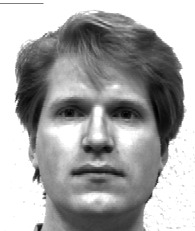
#> input picture Computer Vision/Face recognition with eigenface/Face dataset/Training/subject01.normal.jpg, 195 x 231 px; its folder holds only this picture in this run
$ jupyter execute --allow-errors p2.ipynb
#> lines starting #> are read from the running program, lines starting #| are printed output that depends on the picture
# Project 2 - Face Recognition

Mengxi Wu - mw4355
Qi Yin - qy652

## Set up the environment

[cell 1]
import matplotlib.pyplot as plt
import matplotlib.image as mpimg
from PIL import Image
import numpy as np

import os
import cv2

## Load Image Data From directory

[cell 2]
# read images
faces_train = [] # store all train image data
faces_test = [] # store all test image data

train_dir ="Face dataset/Training"
test_dir ="Face dataset/Testing"

# this function is for read image,the input is directory name
def read_directory(directory_name):
#> called with directory_name = 'Face dataset/Training'
    images = []
    # this loop is for read each image in this foder,directory_name is the foder name with images.
    for filename in os.listdir(r"./"+directory_name):
        #print(filename) #just for test
        #img is used to store the image data
        img = cv2.imread(directory_name + "/" + filename)
#> img is the input picture: shape (231, 195, 3); min 0, max 255, mean 166.9
        images.append(img)
    return images

faces_train = read_directory(train_dir)
#> faces_train = 1 item
#> (the rest of this cell did not finish here and is left out)



## check the size of image
print(f"The size of Training dataset is: {len(faces_train)} ")
print(f"The size of Test dataset is: {len(faces_test)} ")
print(f"The shape of image is: {faces_train[0].shape} ")


# use matplotlib to display images
for faces in [faces_train, faces_test]:
    plt.figure(figsize=(20,10))
    for i in range(1,len(faces)+1):
        plt.subplot(2,8,i)
        plt.imshow(faces[i-1])
        plt.xticks([])
        plt.yticks([])
    plt.show()

[cell 3]
print(faces_train[0][145][123])
#| [227 227 227]

## Preprocess Dataset

[cell 4]
# prepocess training dataset
faces_train_p = np.array(faces_train) # (8, 231, 195, 3)
n_samples, h, w, _ = faces_train_p.shape
#> n_samples = 1; h = 231; w = 195
npix = h*w
#> npix = 45045
faces_train_p = faces_train_p[:,:,:,0] # (8,231,195)
faces_train_p = faces_train_p.reshape(n_samples, npix) # (8,45045)


def plt_face(x):
    global h,w
    plt.imshow(x.reshape((h, w)), cmap=plt.cm.gray)
    plt.xticks([])

plt.figure(figsize=(10,5))
for i in range(n_samples):
    plt.subplot(2,4,i+1)
    plt_face(faces_train_p[i])
plt.show()
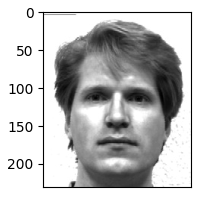
#> figure drawn by matplotlib, 1 panel

# preprocess test data
faces_test_p = np.array(faces_test) # (4, 231, 195, 3)
#> (the rest of this cell did not finish here and is left out)

[cell 5]
# compute mean face
mean_face = faces_train_p.mean(axis=0)
#print(f"The size of mean face is {mean_face.shape}")
mean_face = mean_face.reshape(-1,1).transpose()
print(f"The shape of mean face is {mean_face.shape}")
#| The shape of mean face is (1, 45045)
print(mean_face)
#> (printed output is left out)
# print mean face
plt_face(mean_face)
plt.savefig("Mean_face.jpg")
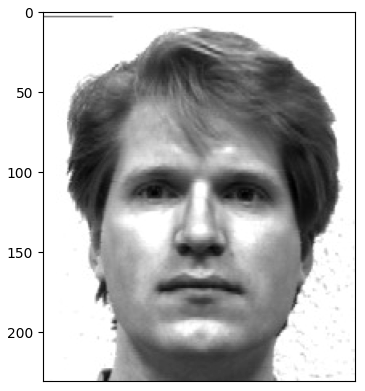
#> figure drawn by matplotlib, 1 panel
plt.show()

## Implment Eigenface algorithm
${M}$ -> # faces
${N^2}$ -> # pixels a face
${A = N^2 \times M}$ put all training faces into a single matrix
1. Form covairance maatrix ${C= AA^T}$, ${C}$ has dimension ${N^2 \times N^2}$
2. Form ${L = A^TA}$, ${L}$ has dimension of ${M \times M}$
3. Put eigenvectors of ${L}$ into a single matrix ${V}$
4. The ${M}$ largest eigenvectors of ${C}$ can be found by ${U = AV}$.
    ${U}$ then contains ${M}$ eigenfaces and has dimension ${N^2 \times M}$
5. Each Training face can then be projected onto the face space to obtain its eigenface coefficients
$$ \Omega_i = U^T \vec{R_i} \ \ for\ i= 1\ to\ M$$

[cell 6]
# subject mean face
faces_train_centered = faces_train_p - mean_face # equals A.T

# construct L matrix
L = np.dot(faces_train_centered, faces_train_centered.transpose())
#> L = [0]

# eigen decomposition get eigenvetor of L
eigenvalue, V= np.linalg.eig(L) # equals V
#> eigenvalue = [0]; V = [1]
U = np.dot(faces_train_centered.transpose(), V)

print(f'The size of processed traning dataset A is {faces_train_centered.transpose().shape}')
#| The size of processed traning dataset A is (45045, 1)
print(f'The size of L is {L.shape}')
#| The size of L is (1, 1)
print(f'The size of V is {V.shape}')
#| The size of V is (1, 1)
print(f'The size of eigenvector of C is <=> U.shape =  {U.shape}')
#| The size of eigenvector of C is <=> U.shape =  (45045, 1)
print(U)
#> (printed output is left out)

[cell 7]
# display 8 eigenvectors
def plt_face(x):
    global h,w
    plt.imshow(x.reshape((h, w)), cmap=plt.cm.gray)
    plt.xticks([])

plt.figure(figsize=(10,5))
nplt = 8
#> (the rest of this cell did not finish here and is left out)

[cell 8]
# get eigenface coefficient
eigenface_coefficients = np.dot(U.transpose(), faces_train_centered.T)
#> eigenface_coefficients = [0]
print(f'The size of eigenface coefficients is {eigenface_coefficients.shape}')
#| The size of eigenface coefficients is (1, 1)

## Display the result

[cell 9]
# Compute the Eigenface coefficients of the training images
projected_train = np.dot(U.T, faces_train_centered.T)
#> projected_train = [0]
print(projected_train.shape)
#| (1, 1)

# Compute the Eigenface coefficients of the test images
#> (the rest of this cell did not finish here and is left out)

$ run again, on Computer Vision/Face recognition with eigenface/Face dataset/Training/subject10.normal.jpg
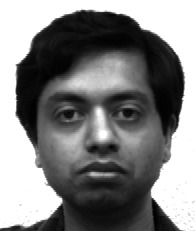
#> input picture Computer Vision/Face recognition with eigenface/Face dataset/Training/subject10.normal.jpg, 195 x 231 px
#> in read_directory, img is the input picture: shape (231, 195, 3); min 0, max 255, mean 129.3
#> faces_train = 1 item
#| [139 139 139]
#> `plt.show()`:
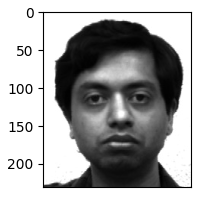
#> figure drawn by matplotlib, 1 panel
#| The shape of mean face is (1, 45045)
#> (printed output is left out)
#> `plt.savefig("Mean_face.jpg")`:
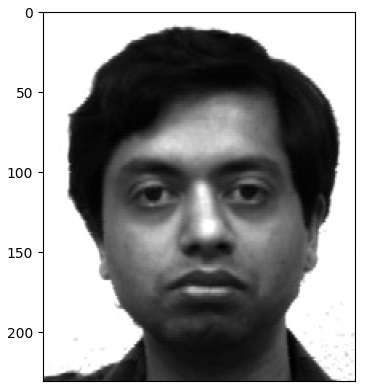
#> figure drawn by matplotlib, 1 panel
#> L = [0]
#> V = [1]
#| The size of processed traning dataset A is (45045, 1)
#| The size of L is (1, 1)
#| The size of V is (1, 1)
#| The size of eigenvector of C is <=> U.shape =  (45045, 1)
#> (printed output is left out)
#> eigenface_coefficients = [0]
#| The size of eigenface coefficients is (1, 1)
#| (1, 1)

$ run again, on Computer Vision/Face recognition with eigenface/Face dataset/Training/subject11.normal.jpg
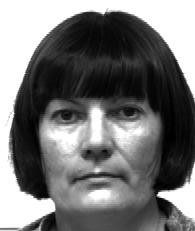
#> input picture Computer Vision/Face recognition with eigenface/Face dataset/Training/subject11.normal.jpg, 195 x 231 px
#> in read_directory, img is the input picture: shape (231, 195, 3); min 0, max 255, mean 117.2
#> faces_train = 1 item
#| [214 214 214]
#> `plt.show()`:
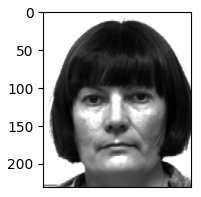
#> figure drawn by matplotlib, 1 panel
#| The shape of mean face is (1, 45045)
#> (printed output is left out)
#> `plt.savefig("Mean_face.jpg")`:
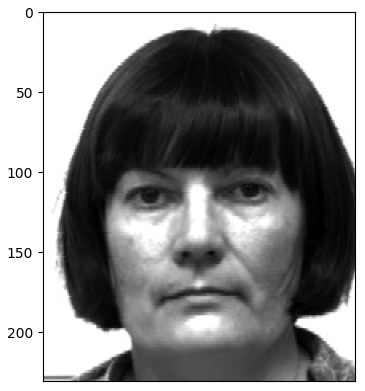
#> figure drawn by matplotlib, 1 panel
#> L = [0]
#> V = [1]
#| The size of processed traning dataset A is (45045, 1)
#| The size of L is (1, 1)
#| The size of V is (1, 1)
#| The size of eigenvector of C is <=> U.shape =  (45045, 1)
#> (printed output is left out)
#> eigenface_coefficients = [0]
#| The size of eigenface coefficients is (1, 1)
#| (1, 1)

$ run again, on Computer Vision/Face recognition with eigenface/Face dataset/Training/subject02.normal.jpg
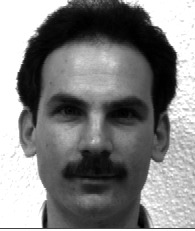
#> input picture Computer Vision/Face recognition with eigenface/Face dataset/Training/subject02.normal.jpg, 195 x 231 px
#> in read_directory, img is the input picture: shape (231, 195, 3); min 0, max 255, mean 129.9
#> faces_train = 1 item
#| [116 116 116]
#> `plt.show()`:
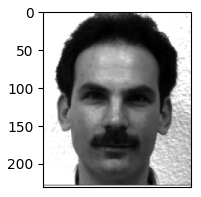
#> figure drawn by matplotlib, 1 panel
#| The shape of mean face is (1, 45045)
#> (printed output is left out)
#> `plt.savefig("Mean_face.jpg")`:
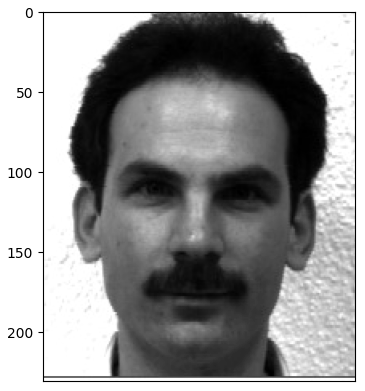
#> figure drawn by matplotlib, 1 panel
#> L = [0]
#> V = [1]
#| The size of processed traning dataset A is (45045, 1)
#| The size of L is (1, 1)
#| The size of V is (1, 1)
#| The size of eigenvector of C is <=> U.shape =  (45045, 1)
#> (printed output is left out)
#> eigenface_coefficients = [0]
#| The size of eigenface coefficients is (1, 1)
#| (1, 1)
